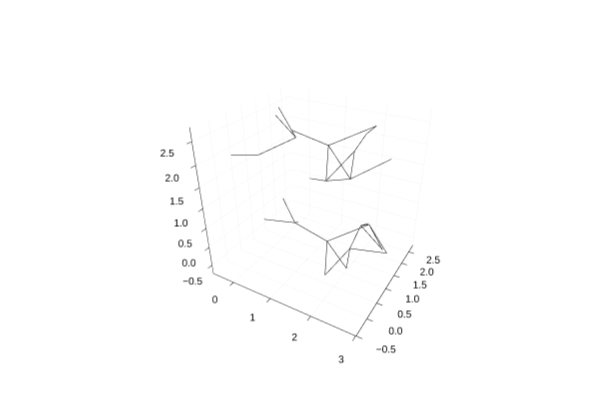

Here is the notebook cell this chart was saved with:
### Code cell
plot = NG.plot_spatial_network_2(spatial_network)

display(plot)

### Figure 1 — Plotly figure (JSON) as saved in the notebook; plotly's stock layout.template omitted (floating-point values rounded to 4 significant figures)
{"data": [{"colorbar": {"len": 0.9525, "title": "", "x": 0.9934, "y": 0.5139}, "legendgroup": "y1", "line": {"color": "rgba(0, 0, 0, 1.000)", "dash": "solid", "shape": "linear", "width": 1}, "mode": "lines", "name": "y1", "scene": "scene", "showlegend": false, "type": "scatter3d", "x": [1.954, 2.118], "xaxis": "x", "y": [1.899, 0.9735], "yaxis": "y", "z": [0.0285, 0.02752], "zaxis": "z"}, {"colorbar": {"len": 0.9525, "title": "", "x": 0.9934, "y": 0.5139}, "legendgroup": "y2", "line": {"color": "rgba(0, 0, 0, 1.000)", "dash": "solid", "shape": "linear", "width": 1}, "mode": "lines", "name": "y2", "scene": "scene", "showlegend": false, "type": "scatter3d", "x": [1.954, 2.295], "xaxis": "x", "y": [1.899, 1.553], "yaxis": "y", "z": [0.0285, 0.3758], "zaxis": "z"}, {"colorbar": {"len": 0.9525, "title": "", "x": 0.9934, "y": 0.5139}, "legendgroup": "y3", "line": {"color": "rgba(0, 0, 0, 1.000)", "dash": "solid", "shape": "linear", "width": 1}, "mode": "lines", "name": "y3", "scene": "scene", "showlegend": false, "type": "scatter3d", "x": [1.954, 2.595], "xaxis": "x", "y": [1.899, 1.75], "yaxis": "y", "z": [0.0285, -0.3424], "zaxis": "z"}, {"colorbar": {"len": 0.9525, "title": "", "x": 0.9934, "y": 0.5139}, "legendgroup": "y4", "line": {"color": "rgba(0, 0, 0, 1.000)", "dash": "solid", "shape": "linear", "width": 1}, "mode": "lines", "name": "y4", "scene": "scene", "showlegend": false, "type": "scatter3d", "x": [1.954, 1.818], "xaxis": "x", "y": [1.899, 2.716], "yaxis": "y", "z": [0.0285, -0.4322], "zaxis": "z"}, {"colorbar": {"len": 0.9525, "title": "", "x": 0.9934, "y": 0.5139}, "legendgroup": "y5", "line": {"color": "rgba(0, 0, 0, 1.000)", "dash": "solid", "shape": "linear", "width": 1}, "mode": "lines", "name": "y5", "scene": "scene", "showlegend": false, "type": "scatter3d", "x": [2.118, 1.818], "xaxis": "x", "y": [0.9735, 0.4071], "yaxis": "y", "z": [0.02752, -0.4322], "zaxis": "z"}, {"colorbar": {"len": 0.9525, "title": "", "x": 0.9934, "y": 0.5139}, "legendgroup": "y6", "line": {"color": "rgba(0, 0, 0, 1.000)", "dash": "solid", "shape": "linear", "width": 1}, "mode": "lines", "name": "y6", "scene": "scene", "showlegend": false, "type": "scatter3d", "x": [2.118, 2.907], "xaxis": "x", "y": [0.9735, 1.129], "yaxis": "y", "z": [0.02752, 0.102], "zaxis": "z"}, {"colorbar": {"len": 0.9525, "title": "", "x": 0.9934, "y": 0.5139}, "legendgroup": "y7", "line": {"color": "rgba(0, 0, 0, 1.000)", "dash": "solid", "shape": "linear", "width": 1}, "mode": "lines", "name": "y7", "scene": "scene", "showlegend": false, "type": "scatter3d", "x": [2.118, 2.01], "xaxis": "x", "y": [0.9735, 1.072], "yaxis": "y", "z": [0.02752, -0.6446], "zaxis": "z"}, {"colorbar": {"len": 0.9525, "title": "", "x": 0.9934, "y": 0.5139}, "legendgroup": "y8", "line": {"color": "rgba(0, 0, 0, 1.000)", "dash": "solid", "shape": "linear", "width": 1}, "mode": "lines", "name": "y8", "scene": "scene", "showlegend": false, "type": "scatter3d", "x": [0.2859, -0.3554], "xaxis": "x", "y": [1.75, 1.899], "yaxis": "y", "z": [1.967, 2.338], "zaxis": "z"}, {"colorbar": {"len": 0.9525, "title": "", "x": 0.9934, "y": 0.5139}, "legendgroup": "y9", "line": {"color": "rgba(0, 0, 0, 1.000)", "dash": "solid", "shape": "linear", "width": 1}, "mode": "lines", "name": "y9", "scene": "scene", "showlegend": false, "type": "scatter3d", "x": [0.2859, -0.01473], "xaxis": "x", "y": [1.75, 1.553], "yaxis": "y", "z": [1.967, 2.685], "zaxis": "z"}, {"colorbar": {"len": 0.9525, "title": "", "x": 0.9934, "y": 0.5139}, "legendgroup": "y10", "line": {"color": "rgba(0, 0, 0, 1.000)", "dash": "solid", "shape": "linear", "width": 1}, "mode": "lines", "name": "y10", "scene": "scene", "showlegend": false, "type": "scatter3d", "x": [0.2859, 0.5977], "xaxis": "x", "y": [1.75, 1.129], "yaxis": "y", "z": [1.967, 2.411], "zaxis": "z"}, {"colorbar": {"len": 0.9525, "title": "", "x": 0.9934, "y": 0.5139}, "legendgroup": "y11", "line": {"color": "rgba(0, 0, 0, 1.000)", "dash": "solid", "shape": "linear", "width": 1}, "mode": "lines", "name": "y11", "scene": "scene", "showlegend": false, "type": "scatter3d", "x": [0.2859, -0.2991], "xaxis": "x", "y": [1.75, 1.072], "yaxis": "y", "z": [1.967, 1.665], "zaxis": "z"}, {"colorbar": {"len": 0.9525, "title": "", "x": 0.9934, "y": 0.5139}, "legendgroup": "y12", "line": {"color": "rgba(0, 0, 0, 1.000)", "dash": "solid", "shape": "linear", "width": 1}, "mode": "lines", "name": "y12", "scene": "scene", "showlegend": false, "type": "scatter3d", "x": [1.565, 2.295], "xaxis": "x", "y": [0.9493, 1.553], "yaxis": "y", "z": [0.03356, 0.3758], "zaxis": "z"}, {"colorbar": {"len": 0.9525, "title": "", "x": 0.9934, "y": 0.5139}, "legendgroup": "y13", "line": {"color": "rgba(0, 0, 0, 1.000)", "dash": "solid", "shape": "linear", "width": 1}, "mode": "lines", "name": "y13", "scene": "scene", "showlegend": false, "type": "scatter3d", "x": [1.565, 0.5977], "xaxis": "x", "y": [0.9493, 1.129], "yaxis": "y", "z": [0.03356, 0.102], "zaxis": "z"}, {"colorbar": {"len": 0.9525, "title": "", "x": 0.9934, "y": 0.5139}, "legendgroup": "y14", "line": {"color": "rgba(0, 0, 0, 1.000)", "dash": "solid", "shape": "linear", "width": 1}, "mode": "lines", "name": "y14", "scene": "scene", "showlegend": false, "type": "scatter3d", "x": [1.565, 1.818], "xaxis": "x", "y": [0.9493, 0.4071], "yaxis": "y", "z": [0.03356, -0.4322], "zaxis": "z"}, {"colorbar": {"len": 0.9525, "title": "", "x": 0.9934, "y": 0.5139}, "legendgroup": "y15", "line": {"color": "rgba(0, 0, 0, 1.000)", "dash": "solid", "shape": "linear", "width": 1}, "mode": "lines", "name": "y15", "scene": "scene", "showlegend": false, "type": "scatter3d", "x": [1.565, 2.01], "xaxis": "x", "y": [0.9493, 1.072], "yaxis": "y", "z": [0.03356, -0.6446], "zaxis": "z"}, {"colorbar": {"len": 0.9525, "title": "", "x": 0.9934, "y": 0.5139}, "legendgroup": "y16", "line": {"color": "rgba(0, 0, 0, 1.000)", "dash": "solid", "shape": "linear", "width": 1}, "mode": "lines", "name": "y16", "scene": "scene", "showlegend": false, "type": "scatter3d", "x": [2.295, 2.595], "xaxis": "x", "y": [1.553, 1.75], "yaxis": "y", "z": [0.3758, -0.3424], "zaxis": "z"}, {"colorbar": {"len": 0.9525, "title": "", "x": 0.9934, "y": 0.5139}, "legendgroup": "y17", "line": {"color": "rgba(0, 0, 0, 1.000)", "dash": "solid", "shape": "linear", "width": 1}, "mode": "lines", "name": "y17", "scene": "scene", "showlegend": false, "type": "scatter3d", "x": [2.295, 2.907], "xaxis": "x", "y": [1.553, 1.129], "yaxis": "y", "z": [0.3758, 0.102], "zaxis": "z"}, {"colorbar": {"len": 0.9525, "title": "", "x": 0.9934, "y": 0.5139}, "legendgroup": "y18", "line": {"color": "rgba(0, 0, 0, 1.000)", "dash": "solid", "shape": "linear", "width": 1}, "mode": "lines", "name": "y18", "scene": "scene", "showlegend": false, "type": "scatter3d", "x": [1.818, 2.01], "xaxis": "x", "y": [0.4071, 1.072], "yaxis": "y", "z": [1.877, 1.665], "zaxis": "z"}, {"colorbar": {"len": 0.9525, "title": "", "x": 0.9934, "y": 0.5139}, "legendgroup": "y19", "line": {"color": "rgba(0, 0, 0, 1.000)", "dash": "solid", "shape": "linear", "width": 1}, "mode": "lines", "name": "y19", "scene": "scene", "showlegend": false, "type": "scatter3d", "x": [1.818, 1.954], "xaxis": "x", "y": [0.4071, -0.4102], "yaxis": "y", "z": [1.877, 2.338], "zaxis": "z"}, {"colorbar": {"len": 0.9525, "title": "", "x": 0.9934, "y": 0.5139}, "legendgroup": "y20", "line": {"color": "rgba(0, 0, 0, 1.000)", "dash": "solid", "shape": "linear", "width": 1}, "mode": "lines", "name": "y20", "scene": "scene", "showlegend": false, "type": "scatter3d", "x": [1.818, 2.118], "xaxis": "x", "y": [0.4071, 0.9735], "yaxis": "y", "z": [1.877, 2.337], "zaxis": "z"}, {"colorbar": {"len": 0.9525, "title": "", "x": 0.9934, "y": 0.5139}, "legendgroup": "y21", "line": {"color": "rgba(0, 0, 0, 1.000)", "dash": "solid", "shape": "linear", "width": 1}, "mode": "lines", "name": "y21", "scene": "scene", "showlegend": false, "type": "scatter3d", "x": [1.818, 1.565], "xaxis": "x", "y": [0.4071, 0.9493], "yaxis": "y", "z": [1.877, 2.343], "zaxis": "z"}, {"colorbar": {"len": 0.9525, "title": "", "x": 0.9934, "y": 0.5139}, "legendgroup": "y22", "line": {"color": "rgba(0, 0, 0, 1.000)", "dash": "solid", "shape": "linear", "width": 1}, "mode": "lines", "name": "y22", "scene": "scene", "showlegend": false, "type": "scatter3d", "x": [0.5977, -0.1916], "xaxis": "x", "y": [1.129, 0.9735], "yaxis": "y", "z": [0.102, 0.02752], "zaxis": "z"}, {"colorbar": {"len": 0.9525, "title": "", "x": 0.9934, "y": 0.5139}, "legendgroup": "y23", "line": {"color": "rgba(0, 0, 0, 1.000)", "dash": "solid", "shape": "linear", "width": 1}, "mode": "lines", "name": "y23", "scene": "scene", "showlegend": false, "type": "scatter3d", "x": [0.5977, 0.2859], "xaxis": "x", "y": [1.129, 1.75], "yaxis": "y", "z": [0.102, -0.3424], "zaxis": "z"}, {"colorbar": {"len": 0.9525, "title": "", "x": 0.9934, "y": 0.5139}, "legendgroup": "y24", "line": {"color": "rgba(0, 0, 0, 1.000)", "dash": "solid", "shape": "linear", "width": 1}, "mode": "lines", "name": "y24", "scene": "scene", "showlegend": false, "type": "scatter3d", "x": [0.5977, -0.01473], "xaxis": "x", "y": [1.129, 1.553], "yaxis": "y", "z": [0.102, 0.3758], "zaxis": "z"}, {"colorbar": {"len": 0.9525, "title": "", "x": 0.9934, "y": 0.5139}, "legendgroup": "y25", "line": {"color": "rgba(0, 0, 0, 1.000)", "dash": "solid", "shape": "linear", "width": 1}, "mode": "lines", "name": "y25", "scene": "scene", "showlegend": false, "type": "scatter3d", "x": [2.01, 2.118], "xaxis": "x", "y": [1.072, 0.9735], "yaxis": "y", "z": [1.665, 2.337], "zaxis": "z"}, {"colorbar": {"len": 0.9525, "title": "", "x": 0.9934, "y": 0.5139}, "legendgroup": "y26", "line": {"color": "rgba(0, 0, 0, 1.000)", "dash": "solid", "shape": "linear", "width": 1}, "mode": "lines", "name": "y26", "scene": "scene", "showlegend": false, "type": "scatter3d", "x": [2.01, 2.595], "xaxis": "x", "y": [1.072, 1.75], "yaxis": "y", "z": [1.665, 1.967], "zaxis": "z"}, {"colorbar": {"len": 0.9525, "title": "", "x": 0.9934, "y": 0.5139}, "legendgroup": "y27", "line": {"color": "rgba(0, 0, 0, 1.000)", "dash": "solid", "shape": "linear", "width": 1}, "mode": "lines", "name": "y27", "scene": "scene", "showlegend": false, "type": "scatter3d", "x": [2.01, 1.565], "xaxis": "x", "y": [1.072, 0.9493], "yaxis": "y", "z": [1.665, 2.343], "zaxis": "z"}, {"colorbar": {"len": 0.9525, "title": "", "x": 0.9934, "y": 0.5139}, "legendgroup": "y28", "line": {"color": "rgba(0, 0, 0, 1.000)", "dash": "solid", "shape": "linear", "width": 1}, "mode": "lines", "name": "y28", "scene": "scene", "showlegend": false, "type": "scatter3d", "x": [1.954, 2.118], "xaxis": "x", "y": [1.899, 0.9735], "yaxis": "y", "z": [2.338, 2.337], "zaxis": "z"}, {"colorbar": {"len": 0.9525, "title": "", "x": 0.9934, "y": 0.5139}, "legendgroup": "y29", "line": {"color": "rgba(0, 0, 0, 1.000)", "dash": "solid", "shape": "linear", "width": 1}, "mode": "lines", "name": "y29", "scene": "scene", "showlegend": false, "type": "scatter3d", "x": [1.954, 2.295], "xaxis": "x", "y": [1.899, 1.553], "yaxis": "y", "z": [2.338, 2.685], "zaxis": "z"}, {"colorbar": {"len": 0.9525, "title": "", "x": 0.9934, "y": 0.5139}, "legendgroup": "y30", "line": {"color": "rgba(0, 0, 0, 1.000)", "dash": "solid", "shape": "linear", "width": 1}, "mode": "lines", "name": "y30", "scene": "scene", "showlegend": false, "type": "scatter3d", "x": [1.565, 2.295], "xaxis": "x", "y": [0.9493, 1.553], "yaxis": "y", "z": [2.343, 2.685], "zaxis": "z"}, {"colorbar": {"len": 0.9525, "title": "", "x": 0.9934, "y": 0.5139}, "legendgroup": "y31", "line": {"color": "rgba(0, 0, 0, 1.000)", "dash": "solid", "shape": "linear", "width": 1}, "mode": "lines", "name": "y31", "scene": "scene", "showlegend": false, "type": "scatter3d", "x": [1.565, 0.5977], "xaxis": "x", "y": [0.9493, 1.129], "yaxis": "y", "z": [2.343, 2.411], "zaxis": "z"}, {"colorbar": {"len": 0.9525, "title": "", "x": 0.9934, "y": 0.5139}, "legendgroup": "y32", "line": {"color": "rgba(0, 0, 0, 1.000)", "dash": "solid", "shape": "linear", "width": 1}, "mode": "lines", "name": "y32", "scene": "scene", "showlegend": false, "type": "scatter3d", "x": [-0.4919, -0.2991], "xaxis": "x", "y": [0.4071, 1.072], "yaxis": "y", "z": [1.877, 1.665], "zaxis": "z"}], "layout": {"annotations": [], "height": 400, "legend": {"bgcolor": "rgba(255, 255, 255, 1.000)", "bordercolor": "rgba(0, 0, 0, 1.000)", "borderwidth": 1, "font": {"color": "rgba(0, 0, 0, 1.000)", "family": "sans-serif", "size": 11}, "title": {"font": {"color": "rgba(0, 0, 0, 1.000)", "family": "sans-serif", "size": 15}, "text": ""}, "tracegroupgap": 0, "traceorder": "normal", "x": 1, "xanchor": "auto", "y": 1, "yanchor": "auto"}, "margin": {"b": 20, "l": 0, "r": 0, "t": 20}, "paper_bgcolor": "rgba(255, 255, 255, 1.000)", "plot_bgcolor": "rgba(255, 255, 255, 1.000)", "scene": {"camera": {"eye": {"x": 1.126, "y": -1.95, "z": 1.3}, "projection": "orthographic"}, "domain": {"x": [0.06582, 0.9934], "y": [0.03762, 0.9902]}, "xaxis": {"gridcolor": "rgba(0, 0, 0, 0.100)", "gridwidth": 0.5, "linecolor": "rgba(0, 0, 0, 1.000)", "mirror": false, "range": [-0.5939, 3.009], "showgrid": true, "showline": true, "showticklabels": true, "tickangle": 0, "tickcolor": "rgb(0, 0, 0)", "tickfont": {"color": "rgba(0, 0, 0, 1.000)", "family": "sans-serif", "size": 11}, "tickmode": "array", "ticks": "inside", "ticktext": ["0", "1", "2", "3"], "tickvals": [0, 1, 2, 3], "title": "", "titlefont": {"color": "rgba(0, 0, 0, 1.000)", "family": "sans-serif", "size": 15}, "type": "-", "visible": true, "zeroline": false, "zerolinecolor": "rgba(0, 0, 0, 1.000)"}, "yaxis": {"gridcolor": "rgba(0, 0, 0, 0.100)", "gridwidth": 0.5, "linecolor": "rgba(0, 0, 0, 1.000)", "mirror": false, "range": [-0.504, 2.81], "showgrid": true, "showline": true, "showticklabels": true, "tickangle": 0, "tickcolor": "rgb(0, 0, 0)", "tickfont": {"color": "rgba(0, 0, 0, 1.000)", "family": "sans-serif", "size": 11}, "tickmode": "array", "ticks": "inside", "ticktext": ["−0.5", "0.0", "0.5", "1.0", "1.5", "2.0", "2.5"], "tickvals": [-0.5, 0, 0.5, 1, 1.5, 2, 2.5], "title": "", "titlefont": {"color": "rgba(0, 0, 0, 1.000)", "family": "sans-serif", "size": 15}, "type": "-", "visible": true, "zeroline": false, "zerolinecolor": "rgba(0, 0, 0, 1.000)"}, "zaxis": {"gridcolor": "rgba(0, 0, 0, 0.100)", "gridwidth": 0.5, "linecolor": "rgba(0, 0, 0, 1.000)", "mirror": false, "range": [-0.7445, 2.785], "showgrid": true, "showline": true, "showticklabels": true, "tickangle": 0, "tickcolor": "rgb(0, 0, 0)", "tickfont": {"color": "rgba(0, 0, 0, 1.000)", "family": "sans-serif", "size": 11}, "tickmode": "array", "ticks": "inside", "ticktext": ["−0.5", "0.0", "0.5", "1.0", "1.5", "2.0", "2.5"], "tickvals": [-0.5, 0, 0.5, 1, 1.5, 2, 2.5], "title": "", "titlefont": {"color": "rgba(0, 0, 0, 1.000)", "family": "sans-serif", "size": 15}, "type": "-", "visible": true, "zeroline": false, "zerolinecolor": "rgba(0, 0, 0, 1.000)"}}, "showlegend": true, "width": 600}}
